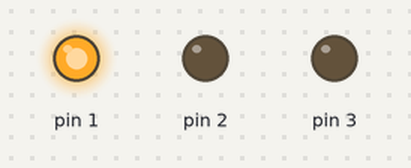
A sketch run on a simulated Arduino Uno, built with avr-gcc and run on an emulated ATmega328P. Shown: output pins drawn as LEDs (lit = HIGH).

Above: at 0.5 s.
At 2.5 s:
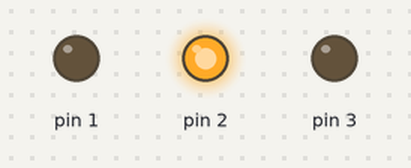
At 4.6 s:
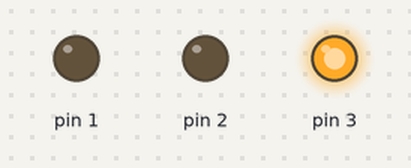
At 5.7 s:
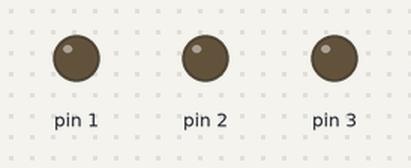
Timing chart, 0 to 8.3 s (numbered marks = the images above):
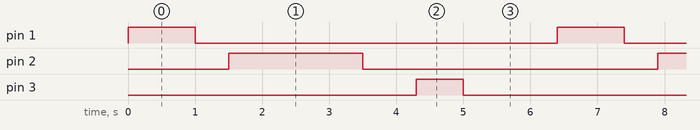

The sketch:

funky_kieran1.ino
```cpp
// C++ code
//
void setup()
{
  pinMode(1, OUTPUT);
  pinMode(2, OUTPUT);
  pinMode(3,OUTPUT);
}

void loop()
{
  digitalWrite(1, HIGH);
  delay(1000); // Wait for 1000 millisecond(s)
  digitalWrite(1, LOW);
  delay(500); // Wait for 1000 millisecond(s)
  digitalWrite(2, HIGH);
  delay(2000);
  digitalWrite(2, LOW);
  delay(800);
  digitalWrite(3, HIGH);
  delay(700);
  digitalWrite(3, LOW);
  delay(1400);
}
```

Measured:
- by itself, pin 1: alternates HIGH for 1.0 s and LOW for 5.4 s
- by itself, pin 2: alternates HIGH for 2.0 s and LOW for 4.4 s
- by itself, pin 3: alternates HIGH for 0.70 s and LOW for 5.7 s
